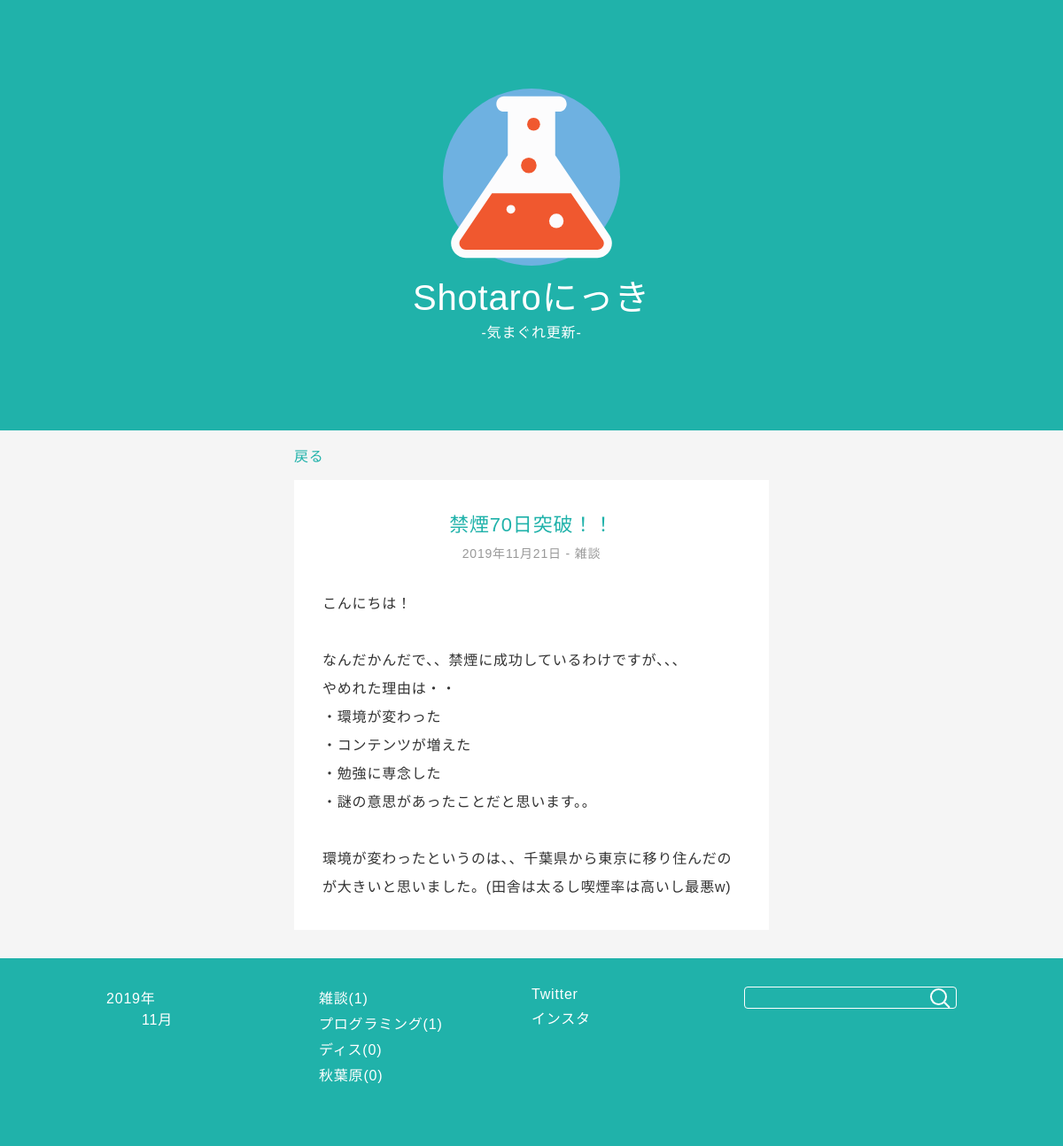
Page /detail/1/ on the committed database.
### blog/models.py (models this page shows, shortened)
class Diary(models.Model):
    title = models.CharField('タイトル', max_length=32)
    text = models.TextField('本文')
    category = models.ForeignKey(Category, on_delete=models.PROTECT, verbose_name='カテゴリ')
    created_at = models.DateTimeField('作成日', default=timezone.now)
    objects = DiaryQuerySet.as_manager()

class Category(models.Model):
    name = models.CharField('タイトル', max_length=255)
    def __str__(self):
        return self.name

### blog/views.py (the view)
# urls.py: path('detail/<int:pk>/', views.DiaryDetail.as_view(), name='detail'),
class DiaryDetail(generic.DetailView):
    model = Diary
    def get_object(self, queryset=None):
        diary = super().get_object()
        if diary.created_at <= timezone.now():
            return diary
        raise Http404

### blog/forms.py
class DiarySearchForm(forms.Form):
    key_word = forms.CharField(
        label='検索キーワード',
        required=False,
    )

### blog/models.py (called while the page is built)
    def published(self):
        return self.filter(created_at__lte=timezone.now())

### blog/templatetags/blog.py (called while the page is built)
@register.filter(is_safe=True, needs_autoescape=True)
@stringfilter
def urlize2(value, autoescape=True):
    return mark_safe(_urlize2(value, nofollow=True, autoescape=autoescape))

@register.inclusion_tag('blog/includes/month_links.html')
def render_month_links():
    return {
        'dates': Diary.objects.published().dates('created_at', 'month', order='DESC'),
    }

@register.inclusion_tag('blog/includes/category_links.html')
def render_category_links():
    return {
        'category_list': Category.objects.annotate(diary_count=Count('diary'))
    }

@register.inclusion_tag('blog/includes/search_form.html')
def render_search_form(request):
    if hasattr(request, 'form'):
        form = request.form
    else:
        form = DiarySearchForm(request.GET)
    return {'search_form': form}

@register.simple_tag
def get_return_link(request):
    top_page = resolve_url('blog:list')
    referer = request.environ.get('HTTP_REFERER')
    if referer:
        parse_result = parse.urlparse(referer)
        if request.get_host() == parse_result.netloc:
            return referer
    return top_page

### blog/templates/blog/diary_detail.html (shortened to what this page needs)
{% extends 'blog/base_site.html' %}
{% load blog %}
{% block content %}
    <section id="diary-detail" class="container">
        <nav class="back"><a href="{% get_return_link request %}">戻る</a></nav>
        <article class="diary">
            <h1 class="diary-title">{{ diary.title }}</h1>
            <p class="meta">
                <time datetime="{{ diary.created_at | date:'Y-m-d' }}">{{ diary.created_at | date:'Y年n月j日' }}</time>
                -
                {{ diary.category }}
            </p>
            <div class="contents text-left">
                {{ diary.text | linebreaks | urlize2 }}
            </div>
        </article>
    </section>
{% endblock %}

### blog/templates/blog/includes/category_links.html
<ul>
    {% for category in category_list %}
        <li><a href="{% url 'blog:category' category.pk %}">{{ category }}({{ category.diary_count }})</a></li>
    {% endfor %}
</ul>

### blog/static/blog/style.css (style rules this page uses)
* { margin: 0; }
html { background-color: #f5f5f5; }
body { font-family: "Noto Sans JP", sans-serif; font-size: 14px; font-weight: 300; color: #333; letter-spacing: 0.05em; }
@media (min-width: 768px) { body { font-size: 16px; } }
a { color: #20B2AA; text-decoration: none; }
li { margin-bottom: 5px; }
input[type=text] { width: 100%; font-family: "Noto Sans JP", sans-serif; padding: 4px 8px; box-sizing: border-box; border-radius: 4px; border: solid 1px #fff; background-color: transparent; color: #fff; }
.container { padding: 0 8px; }
@media (min-width: 1024px) { .container { padding: 0 32px; box-sizing: border-box; width: 1024px; margin: 0 auto; } }
.diary { background-color: #fff; padding: 32px; box-sizing: border-box; text-align: center; margin-bottom: 32px; }
.diary-title { margin-bottom: 8px; font-size: 22px; font-weight: 300; color: #20B2AA; }
.meta { margin-bottom: 32px; color: #999; font-size: 14px; }
.contents > p { color: #333; line-height: 2; margin-bottom: 2em; }
.contents > p:last-of-type { margin-bottom: 0; }
.text-left { text-align: left; }
#site-footer ul { list-style-type: none; }
#site-footer a { color: #fff; }
#footer-container > * { margin-bottom: 32px; }
#footer-container > ul { padding: 0; }
.section-title, .back { font-weight: 300; font-size: 16px; color: #999; padding: 16px 0; }
@media (min-width: 1024px) { #diary-detail { width: 600px; margin: 0 auto; } }

### rows in the picture
Diary: title "禁煙70日突破！！", created_at "2019年11月21日", category "雑談", text "こんにちは！ なんだかんだで、、禁煙に成功しているわけですが、、、 やめれた理由は・・ ・環境が変わった ・コンテンツが増えた ・勉強に専念した ・謎の意思があったことだと思います。。 環境が変わったというのは、、千葉県から東京に移り住んだのが大きいと思いました。(田舎は太るし喫煙率は高いし最悪w)"
Category: name "雑談", diary_count "1"
Category: name "プログラミング", diary_count "1"
Category: name "ディス", diary_count "0"
Category: name "秋葉原", diary_count "0"

### other values in the picture
{{ month.grouper }} "2019"
{{ d|date:'F' }} "11月"
